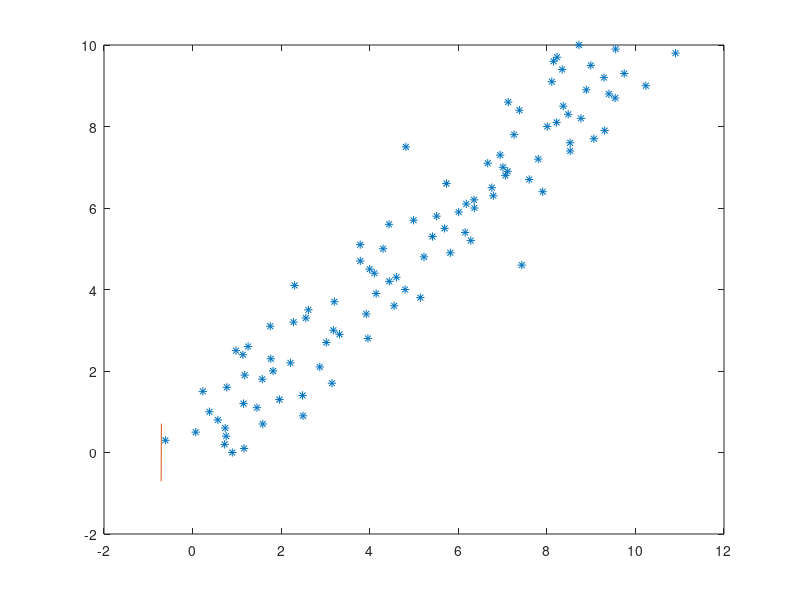
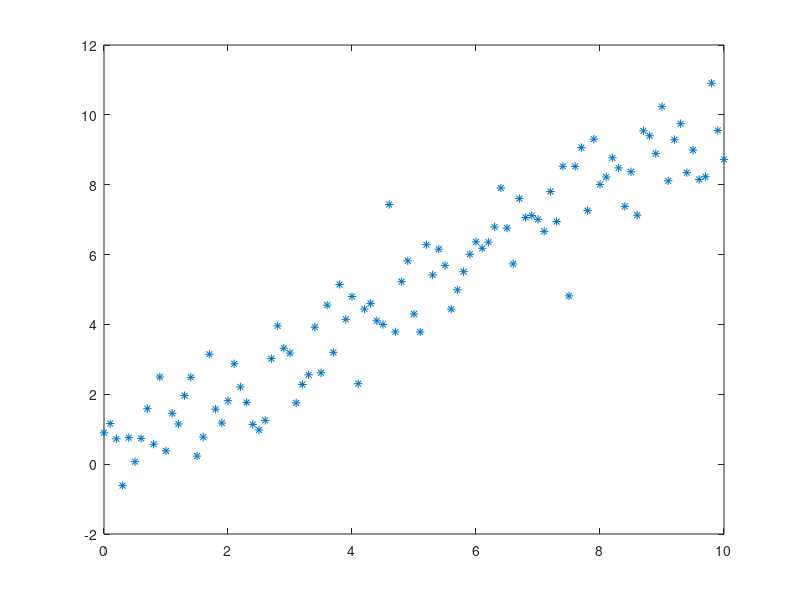
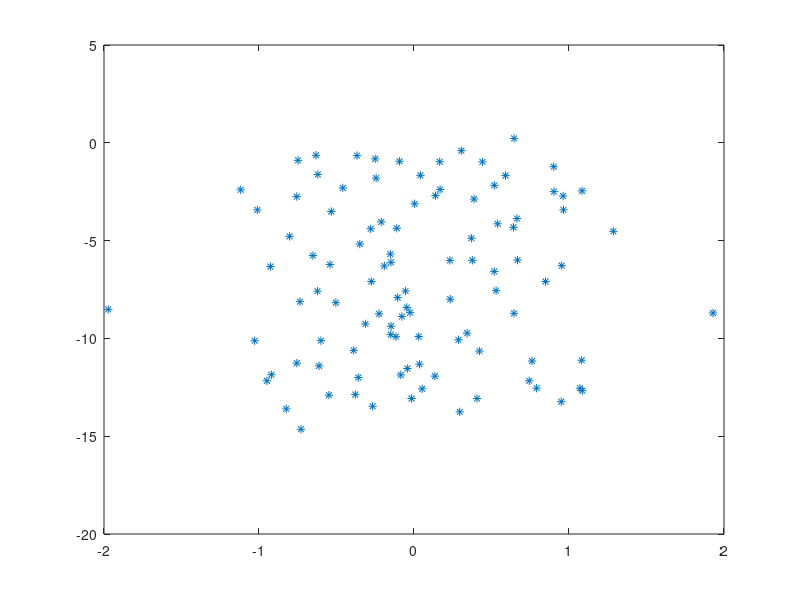

Write the MATLAB code that produced these figures, in order.
close all
clear all
clc
t = 0:.1:10;
x = t;
x=awgn(x,0.1);
X = [x;t];
[u,s,v] = svd(X);
figure;
plot(X(1,:),X(2,:),'*');hold on;
ut=u';
plot(ut(1,:),ut(2,:));
X2 = u'*X;
x2=X2(1,:);
t2=X2(2,:);
figure;
plot(t,x,'*');
figure;
plot(t2,x2,'*')
